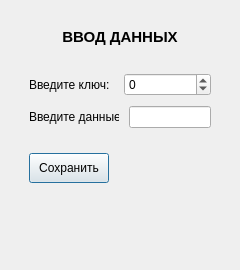
<?xml version="1.0" encoding="UTF-8"?>
<ui version="4.0">
 <class>Dialog</class>
 <widget class="QDialog" name="Dialog">
  <property name="geometry">
   <rect>
    <x>0</x>
    <y>0</y>
    <width>240</width>
    <height>270</height>
   </rect>
  </property>
  <property name="maximumSize">
   <size>
    <width>240</width>
    <height>270</height>
   </size>
  </property>
  <property name="windowTitle">
   <string>Dialog</string>
  </property>
  <property name="inputMethodHints">
   <set>Qt::ImhPreferNumbers</set>
  </property>
  <layout class="QVBoxLayout" name="verticalLayout_2">
   <item>
    <layout class="QVBoxLayout" name="verticalLayout" stretch="1,2,1,2,2,2,4">
     <property name="spacing">
      <number>10</number>
     </property>
     <property name="leftMargin">
      <number>8</number>
     </property>
     <property name="rightMargin">
      <number>8</number>
     </property>
     <item>
      <spacer name="verticalSpacer_3">
       <property name="orientation">
        <enum>Qt::Vertical</enum>
       </property>
       <property name="sizeHint" stdset="0">
        <size>
         <width>20</width>
         <height>40</height>
        </size>
       </property>
      </spacer>
     </item>
     <item>
      <widget class="QLabel" name="label_3">
       <property name="minimumSize">
        <size>
         <width>0</width>
         <height>0</height>
        </size>
       </property>
       <property name="maximumSize">
        <size>
         <width>16777215</width>
         <height>40</height>
        </size>
       </property>
       <property name="font">
        <font>
         <pointsize>11</pointsize>
         <weight>75</weight>
         <bold>true</bold>
        </font>
       </property>
       <property name="text">
        <string>ВВОД ДАННЫХ</string>
       </property>
       <property name="textFormat">
        <enum>Qt::AutoText</enum>
       </property>
       <property name="alignment">
        <set>Qt::AlignCenter</set>
       </property>
      </widget>
     </item>
     <item>
      <spacer name="verticalSpacer_2">
       <property name="orientation">
        <enum>Qt::Vertical</enum>
       </property>
       <property name="sizeHint" stdset="0">
        <size>
         <width>20</width>
         <height>40</height>
        </size>
       </property>
      </spacer>
     </item>
     <item>
      <layout class="QHBoxLayout" name="horizontalLayout" stretch="0,0">
       <property name="leftMargin">
        <number>10</number>
       </property>
       <property name="rightMargin">
        <number>10</number>
       </property>
       <item>
        <widget class="QLabel" name="label_2">
         <property name="maximumSize">
          <size>
           <width>85</width>
           <height>16777215</height>
          </size>
         </property>
         <property name="text">
          <string>Введите ключ:</string>
         </property>
        </widget>
       </item>
       <item>
        <widget class="QSpinBox" name="key_input">
         <property name="minimum">
          <number>-9999999</number>
         </property>
         <property name="maximum">
          <number>9999999</number>
         </property>
        </widget>
       </item>
      </layout>
     </item>
     <item>
      <layout class="QHBoxLayout" name="horizontalLayout_2" stretch="1,2">
       <property name="leftMargin">
        <number>10</number>
       </property>
       <property name="rightMargin">
        <number>10</number>
       </property>
       <item>
        <widget class="QLabel" name="label">
         <property name="maximumSize">
          <size>
           <width>90</width>
           <height>16777215</height>
          </size>
         </property>
         <property name="text">
          <string>Введите данные:</string>
         </property>
        </widget>
       </item>
       <item>
        <widget class="QLineEdit" name="data_input"/>
       </item>
      </layout>
     </item>
     <item>
      <layout class="QHBoxLayout" name="horizontalLayout_3" stretch="2,9">
       <property name="leftMargin">
        <number>10</number>
       </property>
       <property name="topMargin">
        <number>15</number>
       </property>
       <property name="bottomMargin">
        <number>15</number>
       </property>
       <item>
        <widget class="QPushButton" name="btn_insert">
         <property name="sizePolicy">
          <sizepolicy hsizetype="Minimum" vsizetype="Preferred">
           <horstretch>0</horstretch>
           <verstretch>0</verstretch>
          </sizepolicy>
         </property>
         <property name="minimumSize">
          <size>
           <width>0</width>
           <height>30</height>
          </size>
         </property>
         <property name="maximumSize">
          <size>
           <width>140</width>
           <height>60</height>
          </size>
         </property>
         <property name="text">
          <string>Сохранить</string>
         </property>
        </widget>
       </item>
       <item>
        <spacer name="horizontalSpacer_4">
         <property name="orientation">
          <enum>Qt::Horizontal</enum>
         </property>
         <property name="sizeHint" stdset="0">
          <size>
           <width>40</width>
           <height>20</height>
          </size>
         </property>
        </spacer>
       </item>
      </layout>
     </item>
     <item>
      <widget class="QLabel" name="label_info">
       <property name="maximumSize">
        <size>
         <width>332</width>
         <height>278</height>
        </size>
       </property>
       <property name="text">
        <string/>
       </property>
       <property name="alignment">
        <set>Qt::AlignHCenter|Qt::AlignTop</set>
       </property>
      </widget>
     </item>
    </layout>
   </item>
  </layout>
 </widget>
 <resources/>
 <connections/>
</ui>
